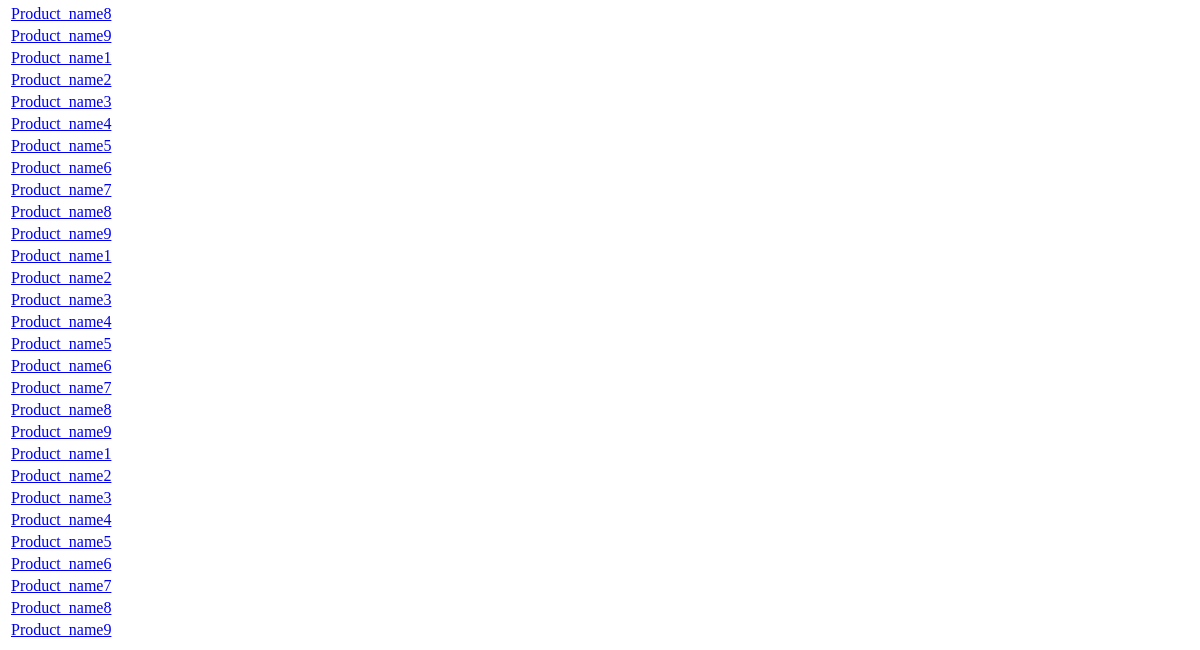
The page /myapp2/show_all_product/ (lower part) on the database as committed earlier.
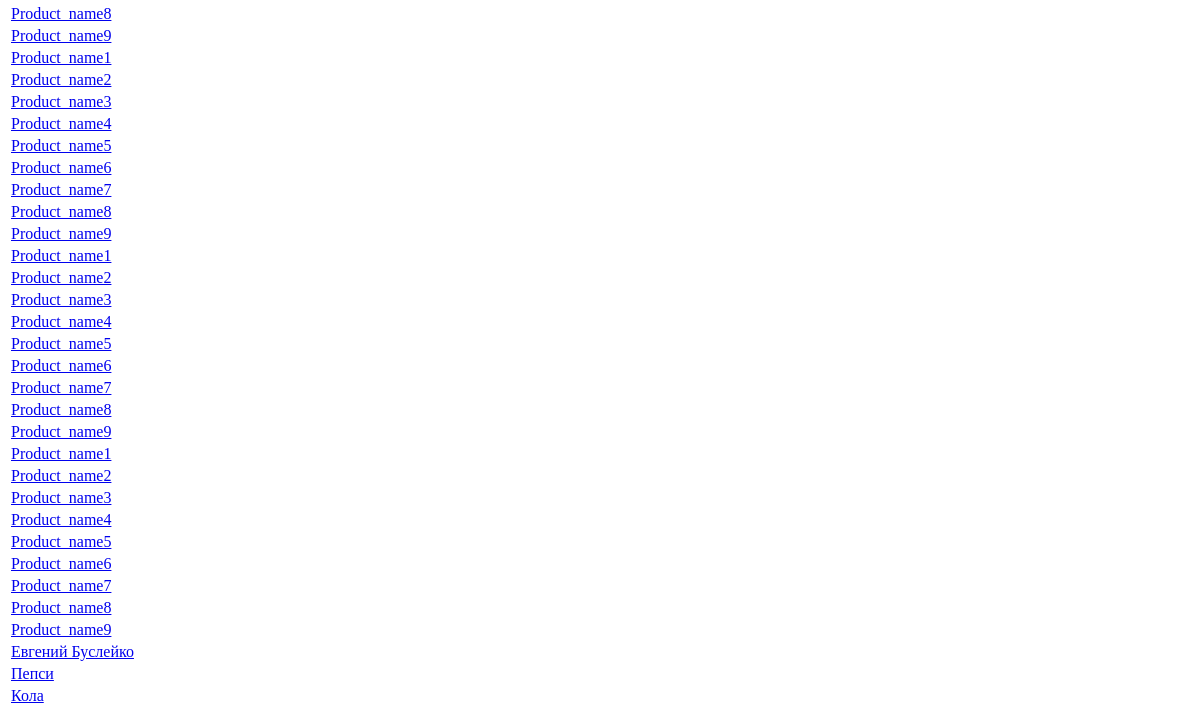
The same page on the database as committed later.
### myapp2/models.py (models this page shows, shortened)
class Product_ht(models.Model):
    name = models.CharField(max_length=100)
    price = models.DecimalField(max_digits=8, decimal_places=2)
    description = models.TextField()
    quantity = models.IntegerField(max_length=8)
    date_created = models.DateTimeField(auto_now_add=True)
    image = models.ImageField(upload_to='products/')

### myapp2/views.py (the view)
# urls.py: path('show_all_product/', show_all_product, name='show_all_product'),
def show_all_product(request):
    product = Product_ht.objects.all()
    return render(request, 'myapp2/show_all_product.html', {'posts': product})

### templates/myapp2/show_all_product.html (shortened to what this page needs)
{% extends 'main_page.html' %}
{% block content %}
<table>
{% for post in posts %}
<tr>
    <td><a href="{% url 'product_full' post.id %}">{{ post.name }}</a></td>
</tr>
{% endfor %}
</table>
{% endblock %}

### templates/main_page.html (shortened to what this page needs)
<!DOCTYPE html>
<html lang="en">
<head>
</head>
<body>
    {% block content %}{% endblock %}
</body>
</html>

Rows that differ between the two databases and show on the page:
added Product_ht: name "Евгений Буслейко"
added Product_ht: name "Пепси"
added Product_ht: name "Кола"
